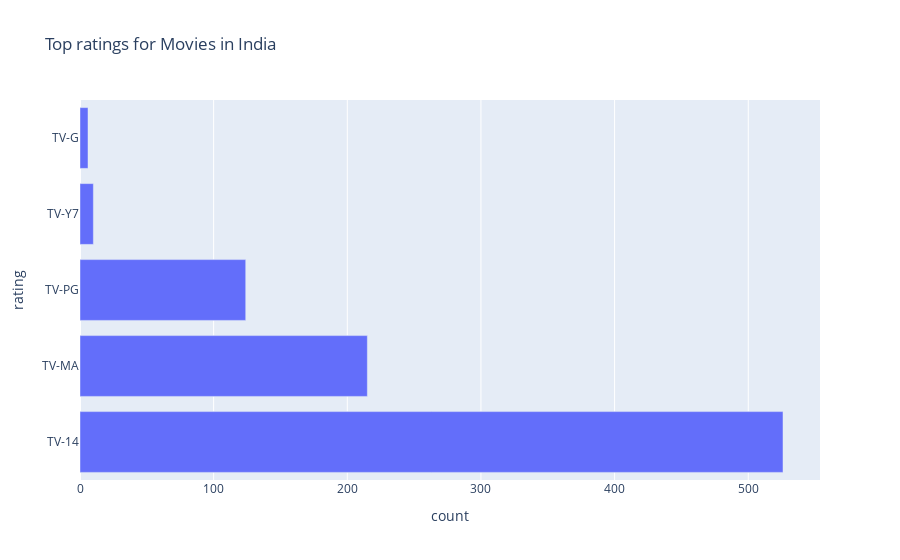

Notebook code for this chart:
### Code cell
bar_ratings_india = px.bar(top_ratings, x= 'count', y = top_ratings.index,title = 'Top ratings for Movies in India')
bar_ratings_india.show()

### Figure 1 — Plotly figure (JSON) as saved in the notebook; plotly's stock layout.template omitted (floating-point values rounded to 4 significant figures)
{"data": [{"alignmentgroup": "True", "hovertemplate": "count=%{x}<br>rating=%{y}<extra></extra>", "legendgroup": "", "marker": {"color": "#636efa", "pattern": {"shape": ""}}, "name": "", "offsetgroup": "", "orientation": "h", "showlegend": false, "textposition": "auto", "type": "bar", "x": [526, 215, 124, 10, 6], "xaxis": "x", "y": ["TV-14", "TV-MA", "TV-PG", "TV-Y7", "TV-G"], "yaxis": "y"}], "layout": {"barmode": "relative", "legend": {"tracegroupgap": 0}, "title": {"text": "Top ratings for Movies in India"}, "xaxis": {"anchor": "y", "domain": [0, 1], "title": {"text": "count"}}, "yaxis": {"anchor": "x", "domain": [0, 1], "title": {"text": "rating"}}}}
